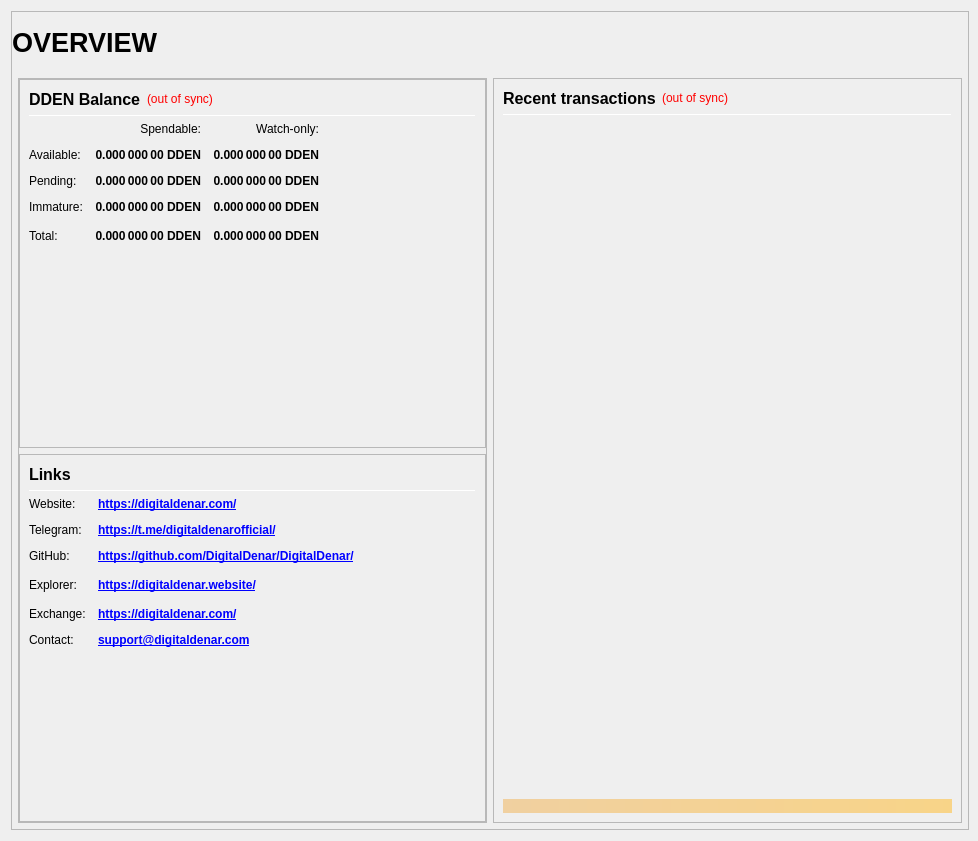
<?xml version="1.0" encoding="UTF-8"?>
<ui version="4.0">
 <class>OverviewPage</class>
 <widget class="QWidget" name="OverviewPage">
  <property name="geometry">
   <rect>
    <x>0</x>
    <y>0</y>
    <width>978</width>
    <height>841</height>
   </rect>
  </property>
  <property name="minimumSize">
   <size>
    <width>960</width>
    <height>682</height>
   </size>
  </property>
  <property name="windowTitle">
   <string>Form</string>
  </property>
  <layout class="QVBoxLayout" name="topLayout" stretch="1">
   <property name="rightMargin">
    <number>9</number>
   </property>
   <item>
    <widget class="QFrame" name="frame_BG">
     <property name="minimumSize">
      <size>
       <width>850</width>
       <height>610</height>
      </size>
     </property>
     <property name="maximumSize">
      <size>
       <width>16777215</width>
       <height>16777215</height>
      </size>
     </property>
     <property name="frameShape">
      <enum>QFrame::StyledPanel</enum>
     </property>
     <property name="frameShadow">
      <enum>QFrame::Raised</enum>
     </property>
     <layout class="QVBoxLayout" name="verticalLayout_3" stretch="1">
      <property name="leftMargin">
       <number>0</number>
      </property>
      <property name="topMargin">
       <number>0</number>
      </property>
      <property name="rightMargin">
       <number>0</number>
      </property>
      <property name="bottomMargin">
       <number>6</number>
      </property>
      <item>
       <layout class="QVBoxLayout" name="verticalLayout_Master" stretch="0,1">
        <property name="leftMargin">
         <number>0</number>
        </property>
        <property name="topMargin">
         <number>0</number>
        </property>
        <property name="rightMargin">
         <number>0</number>
        </property>
        <property name="bottomMargin">
         <number>0</number>
        </property>
        <item>
         <widget class="QFrame" name="frame_Header">
          <layout class="QVBoxLayout" name="verticalLayout_Header" stretch="0">
           <property name="leftMargin">
            <number>0</number>
           </property>
           <property name="topMargin">
            <number>0</number>
           </property>
           <property name="rightMargin">
            <number>0</number>
           </property>
           <property name="bottomMargin">
            <number>0</number>
           </property>
           <item>
            <layout class="QHBoxLayout" name="horizontalLayout_Header" stretch="1,0,1">
             <property name="spacing">
              <number>6</number>
             </property>
             <item>
              <widget class="QLabel" name="labelOverviewHeaderLeft">
               <property name="minimumSize">
                <size>
                 <width>464</width>
                 <height>60</height>
                </size>
               </property>
               <property name="maximumSize">
                <size>
                 <width>16777215</width>
                 <height>60</height>
                </size>
               </property>
               <property name="font">
                <font>
                 <pointsize>20</pointsize>
                 <weight>75</weight>
                 <bold>true</bold>
                </font>
               </property>
               <property name="text">
                <string>OVERVIEW</string>
               </property>
               <property name="alignment">
                <set>Qt::AlignLeading|Qt::AlignLeft|Qt::AlignVCenter</set>
               </property>
              </widget>
             </item>
             <item>
              <spacer name="horizontalSpacer_Header">
               <property name="orientation">
                <enum>Qt::Horizontal</enum>
               </property>
               <property name="sizeHint" stdset="0">
                <size>
                 <width>40</width>
                 <height>20</height>
                </size>
               </property>
              </spacer>
             </item>
             <item>
              <widget class="QLabel" name="labelOverviewHeaderRight">
               <property name="minimumSize">
                <size>
                 <width>464</width>
                 <height>60</height>
                </size>
               </property>
               <property name="maximumSize">
                <size>
                 <width>16777215</width>
                 <height>60</height>
                </size>
               </property>
               <property name="font">
                <font>
                 <pointsize>14</pointsize>
                </font>
               </property>
               <property name="text">
                <string/>
               </property>
               <property name="alignment">
                <set>Qt::AlignRight|Qt::AlignTrailing|Qt::AlignVCenter</set>
               </property>
              </widget>
             </item>
            </layout>
           </item>
          </layout>
         </widget>
        </item>
        <item>
         <widget class="QFrame" name="frame_Content">
          <layout class="QVBoxLayout" name="verticalLayout_Content">
           <property name="leftMargin">
            <number>6</number>
           </property>
           <property name="topMargin">
            <number>0</number>
           </property>
           <property name="rightMargin">
            <number>6</number>
           </property>
           <property name="bottomMargin">
            <number>0</number>
           </property>
           <item>
            <layout class="QHBoxLayout" name="horizontalLayout_Content" stretch="1,1">
             <property name="spacing">
              <number>6</number>
             </property>
             <item>
              <layout class="QVBoxLayout" name="verticalLayout_left" stretch="1">
               <item>
                <widget class="QFrame" name="frameObfuscation">
                 <property name="minimumSize">
                  <size>
                   <width>0</width>
                   <height>0</height>
                  </size>
                 </property>
                 <property name="frameShape">
                  <enum>QFrame::StyledPanel</enum>
                 </property>
                 <property name="frameShadow">
                  <enum>QFrame::Raised</enum>
                 </property>
                 <layout class="QVBoxLayout" name="verticalLayout" stretch="0,0,0,0">
                  <property name="leftMargin">
                   <number>0</number>
                  </property>
                  <property name="topMargin">
                   <number>0</number>
                  </property>
                  <property name="rightMargin">
                   <number>0</number>
                  </property>
                  <property name="bottomMargin">
                   <number>0</number>
                  </property>
                  <item>
                   <widget class="QFrame" name="frame_Balances">
                    <property name="frameShape">
                     <enum>QFrame::StyledPanel</enum>
                    </property>
                    <property name="frameShadow">
                     <enum>QFrame::Raised</enum>
                    </property>
                    <layout class="QVBoxLayout" name="verticalLayout_4">
                     <item>
                      <layout class="QHBoxLayout" name="horizontalLayout_4">
                       <item>
                        <widget class="QLabel" name="label_5">
                         <property name="minimumSize">
                          <size>
                           <width>0</width>
                           <height>20</height>
                          </size>
                         </property>
                         <property name="font">
                          <font>
                           <pointsize>12</pointsize>
                           <weight>75</weight>
                           <bold>true</bold>
                          </font>
                         </property>
                         <property name="text">
                          <string>DDEN Balance</string>
                         </property>
                        </widget>
                       </item>
                       <item>
                        <widget class="QLabel" name="labelWalletStatus">
                         <property name="cursor">
                          <cursorShape>WhatsThisCursor</cursorShape>
                         </property>
                         <property name="toolTip">
                          <string>The displayed information may be out of date. Your wallet automatically synchronizes with the KYD network after a connection is established, but this process has not completed yet.</string>
                         </property>
                         <property name="styleSheet">
                          <string notr="true">QLabel { color: red; }</string>
                         </property>
                         <property name="text">
                          <string notr="true">(out of sync)</string>
                         </property>
                         <property name="alignment">
                          <set>Qt::AlignLeading|Qt::AlignLeft|Qt::AlignVCenter</set>
                         </property>
                        </widget>
                       </item>
                       <item>
                        <spacer name="horizontalSpacer_3">
                         <property name="orientation">
                          <enum>Qt::Horizontal</enum>
                         </property>
                         <property name="sizeHint" stdset="0">
                          <size>
                           <width>40</width>
                           <height>20</height>
                          </size>
                         </property>
                        </spacer>
                       </item>
                      </layout>
                     </item>
                     <item>
                      <widget class="Line" name="line_Balance">
                       <property name="minimumSize">
                        <size>
                         <width>0</width>
                         <height>1</height>
                        </size>
                       </property>
                       <property name="maximumSize">
                        <size>
                         <width>16777215</width>
                         <height>1</height>
                        </size>
                       </property>
                       <property name="orientation">
                        <enum>Qt::Horizontal</enum>
                       </property>
                      </widget>
                     </item>
                     <item>
                      <layout class="QGridLayout" name="gridLayout">
                       <property name="spacing">
                        <number>12</number>
                       </property>
                       <item row="0" column="1">
                        <widget class="QLabel" name="labelSpendable">
                         <property name="text">
                          <string>Spendable:</string>
                         </property>
                         <property name="alignment">
                          <set>Qt::AlignRight|Qt::AlignTrailing|Qt::AlignVCenter</set>
                         </property>
                        </widget>
                       </item>
                       <item row="0" column="2">
                        <widget class="QLabel" name="labelWatchonly">
                         <property name="text">
                          <string>Watch-only:</string>
                         </property>
                         <property name="alignment">
                          <set>Qt::AlignRight|Qt::AlignTrailing|Qt::AlignVCenter</set>
                         </property>
                        </widget>
                       </item>
                       <item row="1" column="0">
                        <widget class="QLabel" name="labelBalanceText">
                         <property name="text">
                          <string>Available:</string>
                         </property>
                        </widget>
                       </item>
                       <item row="1" column="1">
                        <widget class="QLabel" name="labelBalance">
                         <property name="font">
                          <font>
                           <weight>75</weight>
                           <bold>true</bold>
                          </font>
                         </property>
                         <property name="cursor">
                          <cursorShape>IBeamCursor</cursorShape>
                         </property>
                         <property name="toolTip">
                          <string>Your current spendable balance</string>
                         </property>
                         <property name="text">
                          <string notr="true">0.000 000 00 DDEN</string>
                         </property>
                         <property name="alignment">
                          <set>Qt::AlignRight|Qt::AlignTrailing|Qt::AlignVCenter</set>
                         </property>
                         <property name="textInteractionFlags">
                          <set>Qt::LinksAccessibleByMouse|Qt::TextSelectableByKeyboard|Qt::TextSelectableByMouse</set>
                         </property>
                        </widget>
                       </item>
                       <item row="1" column="2">
                        <widget class="QLabel" name="labelWatchAvailable">
                         <property name="font">
                          <font>
                           <weight>75</weight>
                           <bold>true</bold>
                          </font>
                         </property>
                         <property name="cursor">
                          <cursorShape>IBeamCursor</cursorShape>
                         </property>
                         <property name="toolTip">
                          <string>Your current balance in watch-only addresses</string>
                         </property>
                         <property name="text">
                          <string notr="true">0.000 000 00 DDEN</string>
                         </property>
                         <property name="alignment">
                          <set>Qt::AlignRight|Qt::AlignTrailing|Qt::AlignVCenter</set>
                         </property>
                         <property name="textInteractionFlags">
                          <set>Qt::LinksAccessibleByMouse|Qt::TextSelectableByKeyboard|Qt::TextSelectableByMouse</set>
                         </property>
                        </widget>
                       </item>
                       <item row="2" column="0">
                        <widget class="QLabel" name="labelPendingText">
                         <property name="text">
                          <string>Pending:</string>
                         </property>
                        </widget>
                       </item>
                       <item row="2" column="1">
                        <widget class="QLabel" name="labelUnconfirmed">
                         <property name="font">
                          <font>
                           <weight>75</weight>
                           <bold>true</bold>
                          </font>
                         </property>
                         <property name="cursor">
                          <cursorShape>IBeamCursor</cursorShape>
                         </property>
                         <property name="toolTip">
                          <string>Total of transactions that have yet to be confirmed, and do not yet count toward the spendable balance</string>
                         </property>
                         <property name="text">
                          <string notr="true">0.000 000 00 DDEN</string>
                         </property>
                         <property name="alignment">
                          <set>Qt::AlignRight|Qt::AlignTrailing|Qt::AlignVCenter</set>
                         </property>
                         <property name="textInteractionFlags">
                          <set>Qt::LinksAccessibleByMouse|Qt::TextSelectableByKeyboard|Qt::TextSelectableByMouse</set>
                         </property>
                        </widget>
                       </item>
                       <item row="2" column="2">
                        <widget class="QLabel" name="labelWatchPending">
                         <property name="font">
                          <font>
                           <weight>75</weight>
                           <bold>true</bold>
                          </font>
                         </property>
                         <property name="cursor">
                          <cursorShape>IBeamCursor</cursorShape>
                         </property>
                         <property name="toolTip">
                          <string>Unconfirmed transactions to watch-only addresses</string>
                         </property>
                         <property name="text">
                          <string notr="true">0.000 000 00 DDEN</string>
                         </property>
                         <property name="alignment">
                          <set>Qt::AlignRight|Qt::AlignTrailing|Qt::AlignVCenter</set>
                         </property>
                         <property name="textInteractionFlags">
                          <set>Qt::LinksAccessibleByMouse|Qt::TextSelectableByKeyboard|Qt::TextSelectableByMouse</set>
                         </property>
                        </widget>
                       </item>
                       <item row="3" column="0">
                        <widget class="QLabel" name="labelImmatureText">
                         <property name="text">
                          <string>Immature:</string>
                         </property>
                        </widget>
                       </item>
                       <item row="3" column="1">
                        <widget class="QLabel" name="labelImmature">
                         <property name="font">
                          <font>
                           <weight>75</weight>
                           <bold>true</bold>
                          </font>
                         </property>
                         <property name="cursor">
                          <cursorShape>IBeamCursor</cursorShape>
                         </property>
                         <property name="toolTip">
                          <string>Staked or masternode rewards that has not yet matured</string>
                         </property>
                         <property name="text">
                          <string notr="true">0.000 000 00 DDEN</string>
                         </property>
                         <property name="alignment">
                          <set>Qt::AlignRight|Qt::AlignTrailing|Qt::AlignVCenter</set>
                         </property>
                         <property name="textInteractionFlags">
                          <set>Qt::LinksAccessibleByMouse|Qt::TextSelectableByKeyboard|Qt::TextSelectableByMouse</set>
                         </property>
                        </widget>
                       </item>
                       <item row="3" column="2">
                        <widget class="QLabel" name="labelWatchImmature">
                         <property name="font">
                          <font>
                           <weight>75</weight>
                           <bold>true</bold>
                          </font>
                         </property>
                         <property name="cursor">
                          <cursorShape>IBeamCursor</cursorShape>
                         </property>
                         <property name="toolTip">
                          <string>Staked or masternode rewards in watch-only addresses that has not yet matured</string>
                         </property>
                         <property name="text">
                          <string notr="true">0.000 000 00 DDEN</string>
                         </property>
                         <property name="alignment">
                          <set>Qt::AlignRight|Qt::AlignTrailing|Qt::AlignVCenter</set>
                         </property>
                         <property name="textInteractionFlags">
                          <set>Qt::LinksAccessibleByMouse|Qt::TextSelectableByKeyboard|Qt::TextSelectableByMouse</set>
                         </property>
                        </widget>
                       </item>
                 
                       <item row="4" column="0">
                        <widget class="QLabel" name="labelTotalText">
                         <property name="toolTip">
                          <string>Your current DDEN balance, unconfirmed and immature transactions included</string>
                         </property>
                         <property name="text">
                          <string>Total:</string>
                         </property>
                        </widget>
                       </item>
                       <item row="4" column="1">
                        <widget class="QLabel" name="labelTotal">
                         <property name="font">
                          <font>
                           <weight>75</weight>
                           <bold>true</bold>
                          </font>
                         </property>
                         <property name="cursor">
                          <cursorShape>IBeamCursor</cursorShape>
                         </property>
                         <property name="toolTip">
                          <string>Your current DDEN balance, unconfirmed and immature transactions included</string>
                         </property>
                         <property name="text">
                          <string notr="true">0.000 000 00 DDEN</string>
                         </property>
                         <property name="alignment">
                          <set>Qt::AlignRight|Qt::AlignTrailing|Qt::AlignVCenter</set>
                         </property>
                         <property name="textInteractionFlags">
                          <set>Qt::LinksAccessibleByMouse|Qt::TextSelectableByKeyboard|Qt::TextSelectableByMouse</set>
                         </property>
                        </widget>
                       </item>
                       <item row="4" column="2">
                        <widget class="QLabel" name="labelWatchTotal">
                         <property name="font">
                          <font>
                           <weight>75</weight>
                           <bold>true</bold>
                          </font>
                         </property>
                         <property name="cursor">
                          <cursorShape>IBeamCursor</cursorShape>
                         </property>
                         <property name="toolTip">
                          <string>Current total balance in watch-only addresses</string>
                         </property>
                         <property name="text">
                          <string notr="true">0.000 000 00 DDEN</string>
                         </property>
                         <property name="alignment">
                          <set>Qt::AlignRight|Qt::AlignTrailing|Qt::AlignVCenter</set>
                         </property>
                         <property name="textInteractionFlags">
                          <set>Qt::LinksAccessibleByMouse|Qt::TextSelectableByKeyboard|Qt::TextSelectableByMouse</set>
                         </property>
                        </widget>
                       </item>
                       <item row="4" column="3">
                        <spacer name="horizontalSpacer_9">
                         <property name="orientation">
                          <enum>Qt::Horizontal</enum>
                         </property>
                         <property name="sizeHint" stdset="0">
                          <size>
                           <width>40</width>
                           <height>20</height>
                          </size>
                         </property>
                        </spacer>
                       </item>
                      </layout>
                     </item>
                     <item>
                      <spacer name="verticalSpacer_3">
                       <property name="orientation">
                        <enum>Qt::Vertical</enum>
                       </property>
                       <property name="sizeHint" stdset="0">
                        <size>
                         <width>20</width>
                         <height>40</height>
                        </size>
                       </property>
                      </spacer>
                     </item>
                    </layout>
                   </widget>
                  </item>
                  <item>
                   <widget class="QFrame" name="frame_Links">
                    <property name="frameShape">
                     <enum>QFrame::StyledPanel</enum>
                    </property>
                    <property name="frameShadow">
                     <enum>QFrame::Raised</enum>
                    </property>
                    <layout class="QVBoxLayout" name="verticalLayout_Links">
                     <item>
                      <layout class="QHBoxLayout" name="horizontalLayout_Links_1" stretch="0,0">
                       <item>
                        <widget class="QLabel" name="label_Links_title">
                         <property name="minimumSize">
                          <size>
                           <width>0</width>
                           <height>20</height>
                          </size>
                         </property>
                         <property name="font">
                          <font>
                           <pointsize>12</pointsize>
                           <weight>75</weight>
                           <bold>true</bold>
                          </font>
                         </property>
                         <property name="text">
                          <string>Links</string>
                         </property>
                        </widget>
                       </item>
                       <item>
                        <spacer name="horizontalSpacer_Links_1">
                         <property name="orientation">
                          <enum>Qt::Horizontal</enum>
                         </property>
                         <property name="sizeHint" stdset="0">
                          <size>
                           <width>40</width>
                           <height>20</height>
                          </size>
                         </property>
                        </spacer>
                       </item>
                      </layout>
                     </item>
                     <item>
                      <widget class="Line" name="line_Links">
                       <property name="minimumSize">
                        <size>
                         <width>0</width>
                         <height>1</height>
                        </size>
                       </property>
                       <property name="maximumSize">
                        <size>
                         <width>16777215</width>
                         <height>1</height>
                        </size>
                       </property>
                       <property name="orientation">
                        <enum>Qt::Horizontal</enum>
                       </property>
                      </widget>
                     </item>
                     <item>
                      <layout class="QGridLayout" name="gridLayout_Links">
                       <property name="spacing">
                        <number>12</number>
                       </property>
                       <item row="1" column="0">
                        <widget class="QLabel" name="labelLinks1">
                         <property name="text">
                          <string>Website:</string>
                         </property>
                        </widget>
                       </item>
                       <item row="1" column="1">
                        <widget class="QLabel" name="labelLinksUrl1">
                         <property name="font">
                          <font>
                           <weight>75</weight>
                           <bold>true</bold>
                          </font>
                         </property>
                         <property name="text">
                          <string notr="true">&lt;a href=&quot;https://digitaldenar.com/&quot;&gt;https://digitaldenar.com/&lt;/a&gt;</string>
                         </property>
                         <property name="textFormat">
                          <enum>Qt::RichText</enum>
                         </property>
                         <property name="alignment">
                          <set>Qt::AlignLeading|Qt::AlignLeft|Qt::AlignVCenter</set>
                         </property>
                         <property name="openExternalLinks">
                          <bool>true</bool>
                         </property>
                        </widget>
                       </item>
                       <item row="2" column="0">
                        <widget class="QLabel" name="labelLinks2">
                         <property name="text">
                          <string>Telegram:</string>
                         </property>
                        </widget>
                       </item>
                       <item row="2" column="1">
                        <widget class="QLabel" name="labelLinksUrl2">
                         <property name="font">
                          <font>
                           <weight>75</weight>
                           <bold>true</bold>
                          </font>
                         </property>
                         <property name="text">
                          <string notr="true">&lt;a href=&quot;https://t.me/digitaldenarofficial/&quot;&gt;https://t.me/digitaldenarofficial/&lt;/a&gt;</string>
                         </property>
                         <property name="alignment">
                          <set>Qt::AlignLeading|Qt::AlignLeft|Qt::AlignVCenter</set>
                         </property>
                         <property name="openExternalLinks">
                          <bool>true</bool>
                         </property>
                        </widget>
                       </item>
                       <item row="3" column="0">
                        <widget class="QLabel" name="labelLinks3">
                         <property name="text">
                          <string>GitHub:</string>
                         </property>
                        </widget>
                       </item>
                       <item row="3" column="1">
                        <widget class="QLabel" name="labelLinksUrl3">
                         <property name="font">
                          <font>
                           <weight>75</weight>
                           <bold>true</bold>
                          </font>
                         </property>
                         <property name="text">
                          <string notr="true">&lt;a href=&quot;https://github.com/DigitalDenar/DigitalDenar/&quot;&gt;https://github.com/DigitalDenar/DigitalDenar/&lt;/a&gt;</string>
                         </property>
                         <property name="alignment">
                           <set>Qt::AlignLeading|Qt::AlignLeft|Qt::AlignVCenter</set>
                         </property>
                         <property name="openExternalLinks">
                          <bool>true</bool>
                         </property>
                        </widget>
                       </item>
                       <item row="4" column="0">
                        <widget class="QLabel" name="labelLinks4">
                         <property name="text">
                          <string>Explorer:</string>
                         </property>
                        </widget>
                       </item>
                       <item row="4" column="1">
                        <widget class="QLabel" name="labelLinksUrl4">
                         <property name="font">
                          <font>
                           <weight>75</weight>
                           <bold>true</bold>
                          </font>
                         </property>
                         <property name="text">
                          <string notr="true">&lt;a href=&quot;https://digitaldenar.website/&quot;&gt;https://digitaldenar.website/&lt;/a&gt;</string>
                         </property>
                         <property name="alignment">
                           <set>Qt::AlignLeading|Qt::AlignLeft|Qt::AlignVCenter</set>
                         </property>
                         <property name="openExternalLinks">
                          <bool>true</bool>
                         </property>
                        </widget>
                       </item>
                       <item row="4" column="2">
                        <spacer name="horizontalSpacer_Links_2">
                         <property name="orientation">
                          <enum>Qt::Horizontal</enum>
                         </property>
                         <property name="sizeHint" stdset="0">
                          <size>
                           <width>40</width>
                           <height>20</height>
                          </size>
                         </property>
                        </spacer>
                       </item>
                       <item row="5" column="0">
                        <widget class="QLabel" name="labelLinks5">
                         <property name="text">
                          <string>Exchange:</string>
                         </property>
                        </widget>
                       </item>
                       <item row="5" column="1">
                        <widget class="QLabel" name="labelLinksUrl5">
                         <property name="font">
                          <font>
                           <weight>75</weight>
                           <bold>true</bold>
                          </font>
                         </property>
                         <property name="text">
                          <string notr="true">&lt;a href=&quot;https://digitaldenar.com/&quot;&gt;https://digitaldenar.com/&lt;/a&gt;</string>
                         </property>
                         <property name="alignment">
                           <set>Qt::AlignLeading|Qt::AlignLeft|Qt::AlignVCenter</set>
                         </property>
                         <property name="openExternalLinks">
                          <bool>true</bool>
                         </property>
                        </widget>
                       </item>
                       <item row="6" column="0">
                        <widget class="QLabel" name="labelLinks6">
                         <property name="text">
                          <string>Contact:</string>
                         </property>
                        </widget>
                       </item>
                       <item row="6" column="1">
                        <widget class="QLabel" name="labelLinksUrl6">
                         <property name="font">
                          <font>
                           <weight>75</weight>
                           <bold>true</bold>
                          </font>
                         </property>
                         <property name="text">
                          <string notr="true">&lt;a href=&quot;support@digitaldenar.com&quot;&gt;support@digitaldenar.com&lt;/a&gt;</string>
                         </property>
                         <property name="alignment">
                           <set>Qt::AlignLeading|Qt::AlignLeft|Qt::AlignVCenter</set>
                         </property>
                         <property name="openExternalLinks">
                          <bool>true</bool>
                         </property>
                        </widget>
                       </item>
                      </layout>
                     </item>
                     <item>
                      <spacer name="verticalSpacer_4">
                       <property name="orientation">
                        <enum>Qt::Vertical</enum>
                       </property>
                       <property name="sizeHint" stdset="0">
                        <size>
                         <width>20</width>
                         <height>40</height>
                        </size>
                       </property>
                      </spacer>
                     </item>
                    </layout>
                   </widget>
                  </item>
                 </layout>
                </widget>
               </item>
              </layout>
             </item>
             <item>
              <layout class="QVBoxLayout" name="verticalLayout_right" stretch="1">
               <item>
                <widget class="QFrame" name="frame_RecentTransactions">
                 <property name="minimumSize">
                  <size>
                   <width>0</width>
                   <height>0</height>
                  </size>
                 </property>
                 <property name="frameShape">
                  <enum>QFrame::StyledPanel</enum>
                 </property>
                 <property name="frameShadow">
                  <enum>QFrame::Raised</enum>
                 </property>
                 <layout class="QVBoxLayout" name="verticalLayout_1" stretch="0,0,0,0,0">
                  <item>
                   <layout class="QHBoxLayout" name="horizontalLayout_2">
                    <item>
                     <widget class="QLabel" name="label_4">
                      <property name="minimumSize">
                       <size>
                        <width>0</width>
                        <height>20</height>
                       </size>
                      </property>
                      <property name="font">
                       <font>
                        <pointsize>12</pointsize>
                        <weight>75</weight>
                        <bold>true</bold>
                       </font>
                      </property>
                      <property name="text">
                       <string>Recent transactions</string>
                      </property>
                     </widget>
                    </item>
                    <item>
                     <widget class="QLabel" name="labelTransactionsStatus">
                      <property name="cursor">
                       <cursorShape>WhatsThisCursor</cursorShape>
                      </property>
                      <property name="toolTip">
                       <string>The displayed information may be out of date. Your wallet automatically synchronizes with the DDEN network after a connection is established, but this process has not completed yet.</string>
                      </property>
                      <property name="styleSheet">
                       <string notr="true">QLabel { color: red; }</string>
                      </property>
                      <property name="text">
                       <string notr="true">(out of sync)</string>
                      </property>
                      <property name="alignment">
                       <set>Qt::AlignRight|Qt::AlignTrailing|Qt::AlignVCenter</set>
                      </property>
                     </widget>
                    </item>
                    <item>
                     <spacer name="horizontalSpacer">
                      <property name="orientation">
                       <enum>Qt::Horizontal</enum>
                      </property>
                      <property name="sizeHint" stdset="0">
                       <size>
                        <width>40</width>
                        <height>20</height>
                       </size>
                      </property>
                     </spacer>
                    </item>
                   </layout>
                  </item>
                  <item>
                   <widget class="Line" name="line">
                    <property name="minimumSize">
                     <size>
                      <width>0</width>
                      <height>1</height>
                     </size>
                    </property>
                    <property name="maximumSize">
                     <size>
                      <width>16777215</width>
                      <height>1</height>
                     </size>
                    </property>
                    <property name="orientation">
                     <enum>Qt::Horizontal</enum>
                    </property>
                   </widget>
                  </item>
                  <item>
                   <widget class="QListView" name="listTransactions">
                    <property name="minimumSize">
                     <size>
                      <width>0</width>
                      <height>0</height>
                     </size>
                    </property>
                    <property name="styleSheet">
                     <string notr="true">QListView { background: transparent; }</string>
                    </property>
                    <property name="frameShape">
                     <enum>QFrame::NoFrame</enum>
                    </property>
                    <property name="verticalScrollBarPolicy">
                     <enum>Qt::ScrollBarAlwaysOff</enum>
                    </property>
                    <property name="horizontalScrollBarPolicy">
                     <enum>Qt::ScrollBarAlwaysOff</enum>
                    </property>
                    <property name="selectionMode">
                     <enum>QAbstractItemView::NoSelection</enum>
                    </property>
                   </widget>
                  </item>
                  <item>
                   <spacer name="verticalSpacer_2">
                    <property name="orientation">
                     <enum>Qt::Vertical</enum>
                    </property>
                    <property name="sizeType">
                     <enum>QSizePolicy::Expanding</enum>
                    </property>
                    <property name="sizeHint" stdset="0">
                     <size>
                      <width>20</width>
                      <height>40</height>
                     </size>
                    </property>
                   </spacer>
                  </item>
                  <item>
                   <widget class="QLabel" name="labelAlerts">
                    <property name="maximumSize">
                     <size>
                      <width>16777215</width>
                      <height>16777215</height>
                     </size>
                    </property>
                    <property name="styleSheet">
                     <string notr="true">background-color: qlineargradient(x1: 0, y1: 0, x2: 1, y2: 0, stop:0 #F0D0A0, stop:1 #F8D488); color:#000000;</string>
                    </property>
                    <property name="text">
                     <string/>
                    </property>
                    <property name="wordWrap">
                     <bool>true</bool>
                    </property>
                    <property name="margin">
                     <number>3</number>
                    </property>
                   </widget>
                  </item>
                 </layout>
                </widget>
               </item>
              </layout>
             </item>
            </layout>
           </item>
          </layout>
         </widget>
        </item>
       </layout>
      </item>
     </layout>
    </widget>
   </item>
  </layout>
 </widget>
 <resources/>
 <connections/>
</ui>
